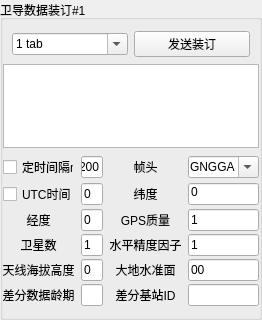
             <widget class="QGroupBox" name="groupBox_23">
              <property name="sizePolicy">
               <sizepolicy hsizetype="Preferred" vsizetype="Maximum">
                <horstretch>0</horstretch>
                <verstretch>0</verstretch>
               </sizepolicy>
              </property>
              <property name="title">
               <string>卫导数据装订#1</string>
              </property>
              <layout class="QVBoxLayout" name="verticalLayout_21">
               <property name="spacing">
                <number>7</number>
               </property>
               <property name="leftMargin">
                <number>0</number>
               </property>
               <property name="topMargin">
                <number>11</number>
               </property>
               <property name="rightMargin">
                <number>0</number>
               </property>
               <property name="bottomMargin">
                <number>11</number>
               </property>
               <item>
                <widget class="QWidget" name="widget_16" native="true">
                 <layout class="QHBoxLayout" name="horizontalLayout_27">
                  <property name="topMargin">
                   <number>0</number>
                  </property>
                  <property name="bottomMargin">
                   <number>0</number>
                  </property>
                  <item>
                   <widget class="QComboBox" name="comboBox_sate_com_1">
                    <property name="sizePolicy">
                     <sizepolicy hsizetype="Minimum" vsizetype="Fixed">
                      <horstretch>0</horstretch>
                      <verstretch>0</verstretch>
                     </sizepolicy>
                    </property>
                    <property name="toolTip">
                     <string>&lt;html&gt;&lt;head/&gt;&lt;body&gt;&lt;p&gt;串口&lt;/p&gt;&lt;/body&gt;&lt;/html&gt;</string>
                    </property>
                    <property name="editable">
                     <bool>true</bool>
                    </property>
                    <item>
                     <property name="text">
                      <string>1 tab</string>
                     </property>
                    </item>
                    <item>
                     <property name="text">
                      <string>2 tab</string>
                     </property>
                    </item>
                    <item>
                     <property name="text">
                      <string>3 tab</string>
                     </property>
                    </item>
                   </widget>
                  </item>
                  <item>
                   <widget class="QPushButton" name="pushButton_sate_send_1">
                    <property name="sizePolicy">
                     <sizepolicy hsizetype="Ignored" vsizetype="Fixed">
                      <horstretch>0</horstretch>
                      <verstretch>0</verstretch>
                     </sizepolicy>
                    </property>
                    <property name="text">
                     <string>发送装订</string>
                    </property>
                   </widget>
                  </item>
                 </layout>
                </widget>
               </item>
               <item>
                <widget class="QTextEdit" name="textEdit_sate_msg_1">
                 <property name="maximumSize">
                  <size>
                   <width>16777215</width>
                   <height>84</height>
                  </size>
                 </property>
                </widget>
               </item>
               <item>
                <widget class="QWidget" name="widget_17" native="true">
                 <property name="sizePolicy">
                  <sizepolicy hsizetype="Ignored" vsizetype="Preferred">
                   <horstretch>0</horstretch>
                   <verstretch>0</verstretch>
                  </sizepolicy>
                 </property>
                 <layout class="QGridLayout" name="gridLayout_24">
                  <property name="leftMargin">
                   <number>0</number>
                  </property>
                  <property name="topMargin">
                   <number>0</number>
                  </property>
                  <property name="rightMargin">
                   <number>0</number>
                  </property>
                  <property name="bottomMargin">
                   <number>0</number>
                  </property>
                  <property name="horizontalSpacing">
                   <number>7</number>
                  </property>
                  <property name="verticalSpacing">
                   <number>3</number>
                  </property>
                  <item row="7" column="1">
                   <widget class="QLineEdit" name="lineEdit_sate_1_9">
                    <property name="sizePolicy">
                     <sizepolicy hsizetype="Preferred" vsizetype="Fixed">
                      <horstretch>0</horstretch>
                      <verstretch>0</verstretch>
                     </sizepolicy>
                    </property>
                    <property name="text">
                     <string/>
                    </property>
                   </widget>
                  </item>
                  <item row="7" column="3">
                   <widget class="QLineEdit" name="lineEdit_sate_1_10">
                    <property name="sizePolicy">
                     <sizepolicy hsizetype="Preferred" vsizetype="Fixed">
                      <horstretch>0</horstretch>
                      <verstretch>0</verstretch>
                     </sizepolicy>
                    </property>
                    <property name="text">
                     <string/>
                    </property>
                   </widget>
                  </item>
                  <item row="6" column="3">
                   <widget class="QLineEdit" name="lineEdit_sate_1_8">
                    <property name="sizePolicy">
                     <sizepolicy hsizetype="Preferred" vsizetype="Fixed">
                      <horstretch>0</horstretch>
                      <verstretch>0</verstretch>
                     </sizepolicy>
                    </property>
                    <property name="text">
                     <string>00</string>
                    </property>
                   </widget>
                  </item>
                  <item row="7" column="0">
                   <widget class="QLabel" name="label_98">
                    <property name="text">
                     <string>差分数据龄期</string>
                    </property>
                    <property name="alignment">
                     <set>Qt::AlignCenter</set>
                    </property>
                   </widget>
                  </item>
                  <item row="6" column="0">
                   <widget class="QLabel" name="label_87">
                    <property name="text">
                     <string>天线海拔高度</string>
                    </property>
                    <property name="alignment">
                     <set>Qt::AlignCenter</set>
                    </property>
                   </widget>
                  </item>
                  <item row="5" column="1">
                   <widget class="QLineEdit" name="lineEdit_sate_1_5">
                    <property name="sizePolicy">
                     <sizepolicy hsizetype="Preferred" vsizetype="Fixed">
                      <horstretch>0</horstretch>
                      <verstretch>0</verstretch>
                     </sizepolicy>
                    </property>
                    <property name="text">
                     <string>1</string>
                    </property>
                   </widget>
                  </item>
                  <item row="3" column="1">
                   <widget class="QLineEdit" name="lineEdit_sate_1_3">
                    <property name="sizePolicy">
                     <sizepolicy hsizetype="Preferred" vsizetype="Fixed">
                      <horstretch>0</horstretch>
                      <verstretch>0</verstretch>
                     </sizepolicy>
                    </property>
                    <property name="text">
                     <string>0</string>
                    </property>
                   </widget>
                  </item>
                  <item row="3" column="3">
                   <widget class="QLineEdit" name="lineEdit_sate_1_4">
                    <property name="sizePolicy">
                     <sizepolicy hsizetype="Preferred" vsizetype="Fixed">
                      <horstretch>0</horstretch>
                      <verstretch>0</verstretch>
                     </sizepolicy>
                    </property>
                    <property name="toolTip">
                     <string>&lt;html&gt;&lt;head/&gt;&lt;body&gt;&lt;p&gt;GPS 质量指示符 &lt;/p&gt;&lt;p&gt;0 = 定位不可用或无效 &lt;/p&gt;&lt;p&gt;1 = 单点定位 &lt;/p&gt;&lt;p&gt;2 = 伪距差分或 SBAS 定位 &lt;/p&gt;&lt;p&gt;4 = RTK固定解&lt;/p&gt;&lt;p&gt;5 = RTK浮点解 &lt;/p&gt;&lt;p&gt;6 = 惯导定位&lt;/p&gt;&lt;p&gt;7 = 用户设定位置（ Fixed Position）&lt;/p&gt;&lt;/body&gt;&lt;/html&gt;</string>
                    </property>
                    <property name="text">
                     <string>1</string>
                    </property>
                   </widget>
                  </item>
                  <item row="6" column="1">
                   <widget class="QLineEdit" name="lineEdit_sate_1_7">
                    <property name="sizePolicy">
                     <sizepolicy hsizetype="Preferred" vsizetype="Fixed">
                      <horstretch>0</horstretch>
                      <verstretch>0</verstretch>
                     </sizepolicy>
                    </property>
                    <property name="text">
                     <string>0</string>
                    </property>
                   </widget>
                  </item>
                  <item row="5" column="0">
                   <widget class="QLabel" name="label_89">
                    <property name="sizePolicy">
                     <sizepolicy hsizetype="Expanding" vsizetype="Preferred">
                      <horstretch>0</horstretch>
                      <verstretch>0</verstretch>
                     </sizepolicy>
                    </property>
                    <property name="text">
                     <string>卫星数</string>
                    </property>
                    <property name="alignment">
                     <set>Qt::AlignCenter</set>
                    </property>
                   </widget>
                  </item>
                  <item row="5" column="3">
                   <widget class="QLineEdit" name="lineEdit_sate_1_6">
                    <property name="sizePolicy">
                     <sizepolicy hsizetype="Preferred" vsizetype="Fixed">
                      <horstretch>0</horstretch>
                      <verstretch>0</verstretch>
                     </sizepolicy>
                    </property>
                    <property name="text">
                     <string>1</string>
                    </property>
                   </widget>
                  </item>
                  <item row="1" column="3">
                   <widget class="QLineEdit" name="lineEdit_sate_1_2">
                    <property name="sizePolicy">
                     <sizepolicy hsizetype="Ignored" vsizetype="Fixed">
                      <horstretch>0</horstretch>
                      <verstretch>0</verstretch>
                     </sizepolicy>
                    </property>
                    <property name="baseSize">
                     <size>
                      <width>0</width>
                      <height>0</height>
                     </size>
                    </property>
                    <property name="text">
                     <string>0</string>
                    </property>
                    <property name="alignment">
                     <set>Qt::AlignJustify|Qt::AlignTop</set>
                    </property>
                   </widget>
                  </item>
                  <item row="1" column="1">
                   <widget class="QLineEdit" name="lineEdit_sate_1_1">
                    <property name="sizePolicy">
                     <sizepolicy hsizetype="Preferred" vsizetype="Fixed">
                      <horstretch>0</horstretch>
                      <verstretch>0</verstretch>
                     </sizepolicy>
                    </property>
                    <property name="text">
                     <string>0</string>
                    </property>
                   </widget>
                  </item>
                  <item row="1" column="2">
                   <widget class="QLabel" name="label_101">
                    <property name="sizePolicy">
                     <sizepolicy hsizetype="Expanding" vsizetype="Preferred">
                      <horstretch>0</horstretch>
                      <verstretch>0</verstretch>
                     </sizepolicy>
                    </property>
                    <property name="text">
                     <string>纬度</string>
                    </property>
                    <property name="alignment">
                     <set>Qt::AlignCenter</set>
                    </property>
                   </widget>
                  </item>
                  <item row="3" column="2">
                   <widget class="QLabel" name="label_91">
                    <property name="sizePolicy">
                     <sizepolicy hsizetype="Expanding" vsizetype="Preferred">
                      <horstretch>0</horstretch>
                      <verstretch>0</verstretch>
                     </sizepolicy>
                    </property>
                    <property name="toolTip">
                     <string>&lt;html&gt;&lt;head/&gt;&lt;body&gt;&lt;p&gt;GPS 质量指示符 &lt;/p&gt;&lt;p&gt;0 = 定位不可用或无效 &lt;/p&gt;&lt;p&gt;1 = 单点定位 &lt;/p&gt;&lt;p&gt;2 = 伪距差分或 SBAS 定位 &lt;/p&gt;&lt;p&gt;4 = RTK固定解&lt;/p&gt;&lt;p&gt;5 = RTK浮点解 &lt;/p&gt;&lt;p&gt;6 = 惯导定位&lt;/p&gt;&lt;p&gt;7 = 用户设定位置（ Fixed Position）&lt;/p&gt;&lt;/body&gt;&lt;/html&gt;</string>
                    </property>
                    <property name="text">
                     <string>GPS质量</string>
                    </property>
                    <property name="alignment">
                     <set>Qt::AlignCenter</set>
                    </property>
                   </widget>
                  </item>
                  <item row="5" column="2">
                   <widget class="QLabel" name="label_90">
                    <property name="text">
                     <string>水平精度因子</string>
                    </property>
                    <property name="alignment">
                     <set>Qt::AlignCenter</set>
                    </property>
                   </widget>
                  </item>
                  <item row="3" column="0">
                   <widget class="QLabel" name="label_97">
                    <property name="sizePolicy">
                     <sizepolicy hsizetype="Expanding" vsizetype="Preferred">
                      <horstretch>0</horstretch>
                      <verstretch>0</verstretch>
                     </sizepolicy>
                    </property>
                    <property name="text">
                     <string>经度</string>
                    </property>
                    <property name="alignment">
                     <set>Qt::AlignCenter</set>
                    </property>
                   </widget>
                  </item>
                  <item row="7" column="2">
                   <widget class="QLabel" name="label_100">
                    <property name="text">
                     <string>差分基站ID</string>
                    </property>
                    <property name="alignment">
                     <set>Qt::AlignCenter</set>
                    </property>
                   </widget>
                  </item>
                  <item row="6" column="2">
                   <widget class="QLabel" name="label_88">
                    <property name="text">
                     <string>大地水准面</string>
                    </property>
                    <property name="alignment">
                     <set>Qt::AlignCenter</set>
                    </property>
                   </widget>
                  </item>
                  <item row="0" column="3">
                   <widget class="QComboBox" name="comboBox_sate_1_1">
                    <property name="editable">
                     <bool>true</bool>
                    </property>
                    <item>
                     <property name="text">
                      <string>GNGGA</string>
                     </property>
                    </item>
                    <item>
                     <property name="text">
                      <string>GPGGA</string>
                     </property>
                    </item>
                    <item>
                     <property name="text">
                      <string>BDGGA</string>
                     </property>
                    </item>
                   </widget>
                  </item>
                  <item row="0" column="2">
                   <widget class="QLabel" name="label_102">
                    <property name="sizePolicy">
                     <sizepolicy hsizetype="Expanding" vsizetype="Preferred">
                      <horstretch>0</horstretch>
                      <verstretch>0</verstretch>
                     </sizepolicy>
                    </property>
                    <property name="text">
                     <string>帧头</string>
                    </property>
                    <property name="alignment">
                     <set>Qt::AlignCenter</set>
                    </property>
                   </widget>
                  </item>
                  <item row="0" column="0">
                   <widget class="QCheckBox" name="checkBox_sate_time_1">
                    <property name="text">
                     <string>定时间隔ms</string>
                    </property>
                   </widget>
                  </item>
                  <item row="0" column="1">
                   <widget class="QLineEdit" name="lineEdit_sate_1_0">
                    <property name="text">
                     <string>200</string>
                    </property>
                   </widget>
                  </item>
                  <item row="1" column="0">
                   <widget class="QCheckBox" name="checkBox_sate_utc_1">
                    <property name="text">
                     <string>UTC时间</string>
                    </property>
                   </widget>
                  </item>
                 </layout>
                </widget>
               </item>
              </layout>
             </widget>
